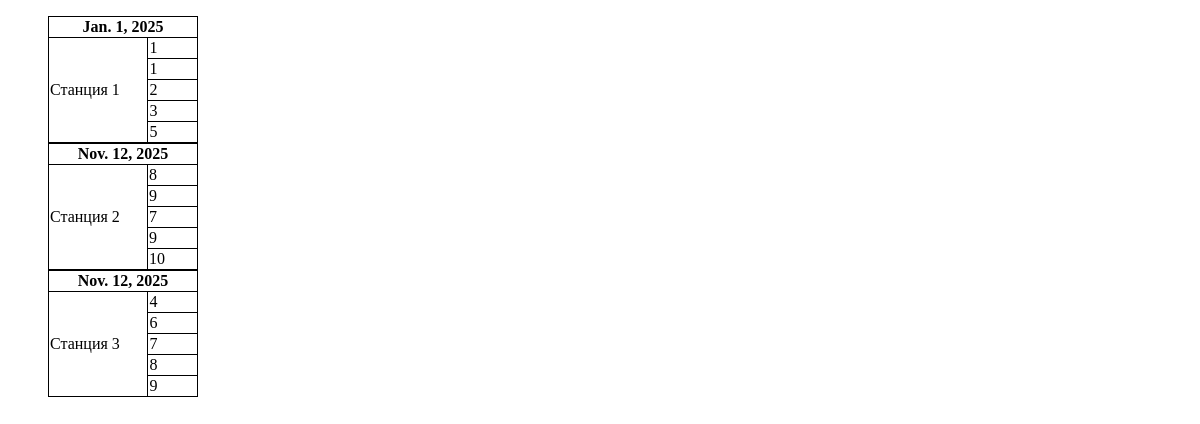
The page /station_view on the database as committed earlier.
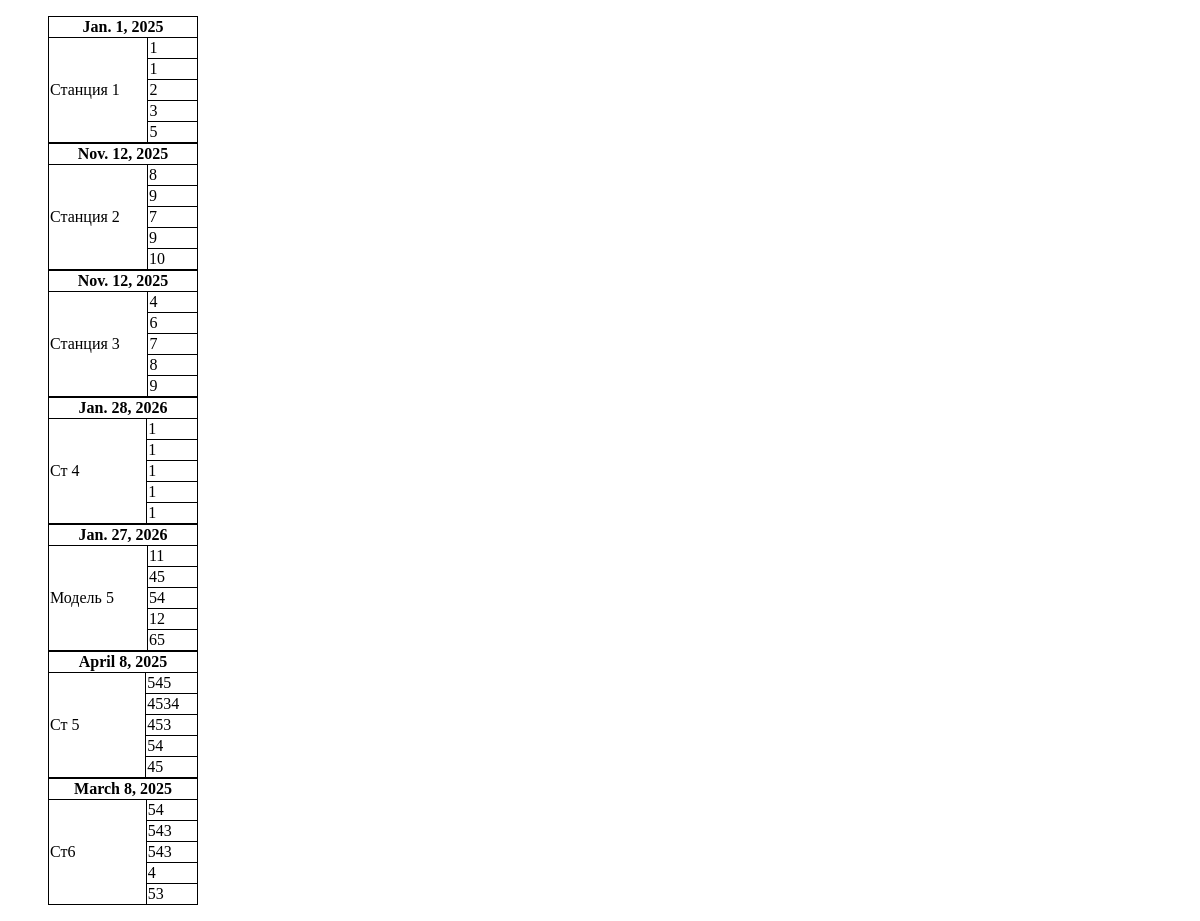
The same page on the database as committed later.
### station/models.py (models this page shows, shortened)
class Station_namber(models.Model):
    title = models.CharField(max_length=50)
    data = models.DateField()
    namber_1 = models.IntegerField()
    namber_2 = models.IntegerField()
    namber_3 = models.IntegerField()
    namber_4 = models.IntegerField()
    namber_5 = models.IntegerField()
    uchastoc = models.ForeignKey(Uchastok, on_delete=models.PROTECT)

### station/views.py (the view)
# urls.py: path('station_view', Station_view.as_view(), name="station_view"),
class Station_view(ListView):
    model = Station_namber
    template_name = "station_view.html"

### station/templates/station_view.html (shortened to what this page needs)
<!DOCTYPE html>
{% load static %}
<html lang="en">
<head>
    <link rel="stylesheet" href="{% static 'load/style.css' %}">
</head>
<body>
<ul class="conteyner_stancoon">
{%for i in object_list%}
<table style="width:150px; border-collapse: collapse;">
    <thead>
        <tr>
            <th colspan="2" style="border: 1px solid black;">{{i.data}}</th>
        </tr>
    </thead>
    <tbody>
        <tr>
            <td width="100px" rowspan="5" style="border: 1px solid black;">{{i.title}}</td>
            <td width="50px" style="border: 1px solid black;">{{i.namber_1}}</td>
        </tr>
        <tr>
            <td style="border: 1px solid black;">{{i.namber_2}}</td>
        </tr>
    <tr>
            <td style="border: 1px solid black;">{{i.namber_3}}</td>
        </tr>
    <tr>
            <td style="border: 1px solid black;">{{i.namber_4}}</td>
        </tr>
    <tr>
            <td style="border: 1px solid black;">{{i.namber_5}}</td>
        </tr>
    </tbody>
</table>
{%endfor%}
    </ul>
</body>
</html>

Rows that differ between the two databases and show on the page:
added Station_namber: data "Jan. 28, 2026", title "Ст 4", namber_1 "1", namber_2 "1", namber_3 "1", namber_4 "1", namber_5 "1"
added Station_namber: data "Jan. 27, 2026", title "Модель 5", namber_1 "11", namber_2 "45", namber_3 "54", namber_4 "12", namber_5 "65"
added Station_namber: data "April 8, 2025", title "Ст 5", namber_1 "545", namber_2 "4534", namber_3 "453", namber_4 "54", namber_5 "45"
added Station_namber: data "March 8, 2025", title "Ст6", namber_1 "54", namber_2 "543", namber_3 "543", namber_4 "4", namber_5 "53"
